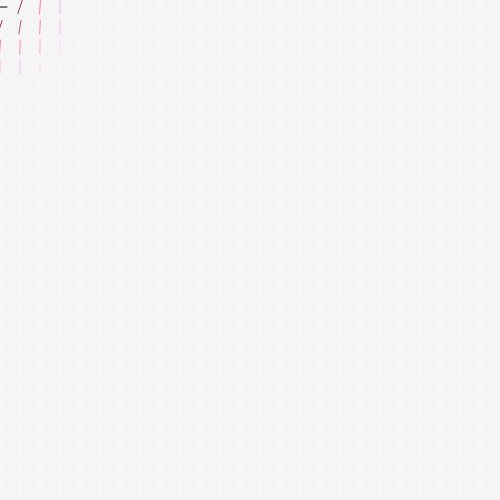
Frame 1 (no input)
Frame 60 (no input): identical to frame 1, image omitted
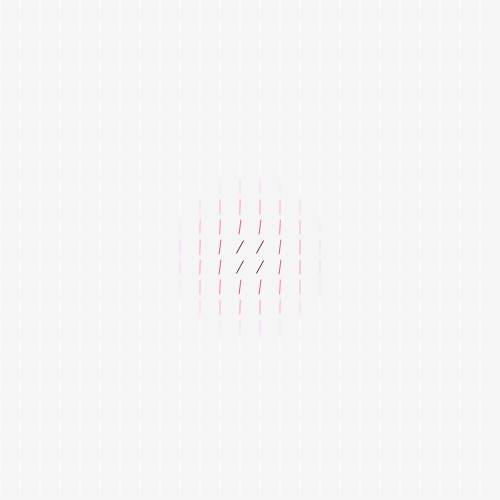
Frame 120 (the mouse pressed at the canvas centre since frame 60)

The p5.js sketch that drew these frames (run headless with seeded random() and noise() and a simulated clock; from frame 60 on, the mouse is pressed at the canvas centre):

// p5.js sketch
// ── sketch.js


//declare pin
var gridSize = 20;
var happiness = 255;
var pinSize = 14;
var num = 500/gridSize;
var pins = createArray(num,num);

function createArray(length) {
    var arr = new Array(length || 0),
        i = length;

    if (arguments.length > 1) {
        var args = Array.prototype.slice.call(arguments, 1);
        while(i--) arr[length-1 - i] = createArray.apply(this, args);
    }

    return arr;
}

function setup() {
  createCanvas(500,500);
  smooth();
  print(pins.length);
  for (var i=0; i < pins.length; i++)  {
    for (var j=0; j < pins.length; j++) {
      pins[i][j] = new Pin(i*gridSize, j*gridSize);
    }
  }
}

function draw() {
  background(happiness-10,happiness-10,happiness-10);
  for (var i=0; i < pins.length; i++) {
    for (var j=0; j < pins.length; j++) {
      pins[i][j].update();
      pins[i][j].display();
    }
  }
}

function Pin(x,y) {
    this.pinX = x;
    this.pinY = y;
    this.dist = 99999.0;
};

Pin.prototype.update = function() {
  dist = sqrt(sq(this.pinX - mouseX) + sq(this.pinY - mouseY));
};

Pin.prototype.display = function() {
    var theta = PI/2*exp(-0.08*dist);
    stroke(dist*7,dist*3,dist*4);
    line(this.pinX+sin(theta)*pinSize/2, this.pinY+(1-cos(theta))*pinSize/2, 
        this.pinX-sin(theta)*pinSize/2, this.pinY+(1+cos(theta))*pinSize/2);    
};
